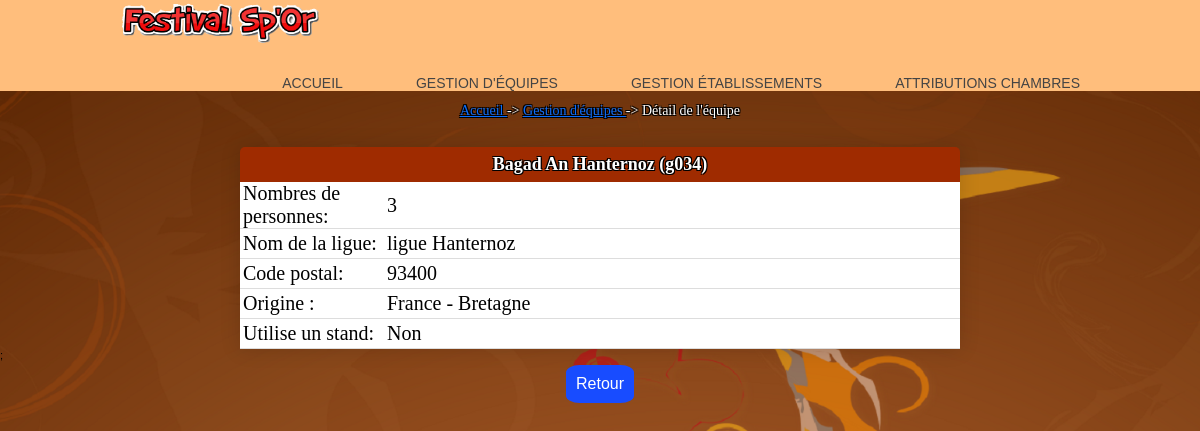
The app's page /detailEquipe.php?id=g034 with its own data.
### tables this page shows
create table Groupe
(
	id char(4) not null, 
	nom varchar(40) not null, 
	identiteResponsable varchar(40) not null,
	adressePostale varchar(120) not null,
	nombrePersonnes integer not null, 
	nomPays varchar(40) not null, 
	hebergement char(1) not null,
	stand boolean not null,
	constraint pk_Groupe primary key(id)
);

### _gestionBase.inc.php (called while the page is built, shortened)
<?php
   $hote="localhost";
   $login="root";
   $mdp="";
   try{
      $connexion = new PDO("mysql:host=$hote;dbname=festival", $login, $mdp);
      $connexion->exec("set names utf8");
      return $connexion;
   }
   catch(PDOException $e){
      echo "Erreur :" . $e->getMessage();
      die();
   }
function obtenirDetailEquipe($connexion, $id)
{
   $req="SELECT * from Groupe where id='$id'";
   $rsEtab=$connexion->query($req);
   return $rsEtab->fetchAll();
}
?>

### detailEquipe.php (the view, shortened to what this page needs)
<?php
include("_debut.inc.php");
include("_gestionBase.inc.php");
echo "<br><p class='textArianne' align='center'><a  href = 'index.php'> Accueil </a> -> <a href = 'gestionequipe.php'>
Gestion d'équipes  </a> -> Détail de l'équipe</p><br>";
$id=$_REQUEST['id'];
$lgEtab=obtenirDetailEquipe($connexion, $id);
foreach ($lgEtab as $row) {
      $id=$row['id'];
      $nom=$row['nom'];
      $identiteResponsable=$row['identiteResponsable'];
      $adressePostale=$row['adressePostale'];
      $nombrePersonnes=$row['nombrePersonnes'];
      $nomPays=$row['nomPays'];
      $stand=$row['stand'];
   echo "
   <table width='60%' cellspacing='0' cellpadding='0' align='center' class='content-table'>
      <thead>
      <tr>
         <th colspan='3'>$nom ($id)</th>
      </tr>
      </thead>
      <tr>
         <td  width='20%'> Nombres de personnes: </td>
         <td>$nombrePersonnes</td>
      </tr>
      <tr>
         <td  width='20%'> Nom de la ligue: </td>
         <td>$identiteResponsable</td>
      </tr>
            <tr>
         <td  width='20%'> Code postal: </td>
         <td>$adressePostale</td>
      </tr>
      <tr>
         <td> Origine : </td>
         <td>$nomPays</td>
      </tr>
      <tr>
         <td> Utilise un stand: </td>";
         if ($stand==1)
         {
            echo "<td> Oui </td>";
         }
         else
         {
            echo "<td> Non </td>";
         }
      echo "
      </tr>
   </table>;
   <table align='center' cellspacing='15' cellpadding='0'>
      <tr>
         <td colspan='2' align='center'><a class='buttonRetour' href='gestionEquipe.php'>Retour</a>
         </td>
      </tr>";
}
?>

### css/cssGeneral.css (style rules this page uses)
.buttonRetour { background-color: #184cff; border: none; color: rgb(255, 255, 255); padding: 10px; text-align: center; text-decoration: none; display: inline-block; font-size: 16px; margin: 4px 2px; border-radius: 20%; }
.basePage { color:black; font:11px Arial, Helvetica, sans-serif; }
.textArianne { color:#FFFFFF; font:14px Georgia, "Times New Roman", Times, serif; text-shadow: -1px -1px 0 #000, 1px -1px 0 #000, -1px 1px 0 #000, 1px 1px 0 #000; }
td,tr { text-align: left; font:11px Arial, Helvetica, sans-serif; }
.content-table { border-radius: 5px 5px 0 0; overflow: hidden; box-shadow: 0 0 20px rgba(0, 0, 0, 0.15); }
.content-table thead tr { height:35px; font:18px Georgia, "Times New Roman", Times, serif; text-shadow: -1px -1px 0 #000, 1px -1px 0 #000, -1px 1px 0 #000, 1px 1px 0 #000; text-align:center; background-color: #9F2B00; color: #ffffff; }
.content-table td { background-color:#ffffff; height:30px; text-align:left; color:#000; font:20px Georgia, "Times New Roman", Times, serif; padding-left:3px; }
.content-table tbody tr { border-bottom: 1px solid #dddddd; }
.content-table tbody tr:nth-of-type(even) { background-color: #000; }

### css/fond.css (style rules this page uses)
body { background-image: url("../images/fond4.PNG"); background-size: cover; background-repeat: no-repeat; background-attachment: fixed; }

### records on screen
groupe: nom "Bagad An Hanternoz", id "g034", nombrePersonnes "3", identiteResponsable "ligue Hanternoz", adressePostale "93400", nomPays "France - Bretagne", stand "Non"
